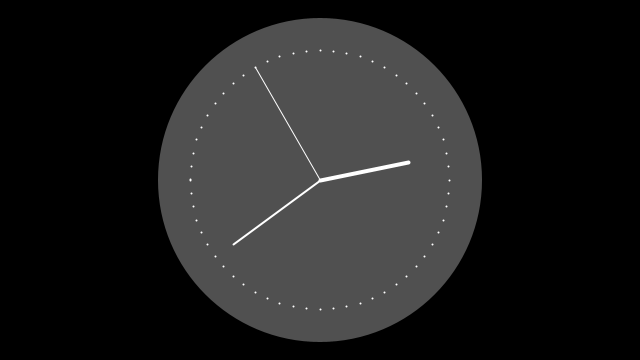
Frame 1 (no input)
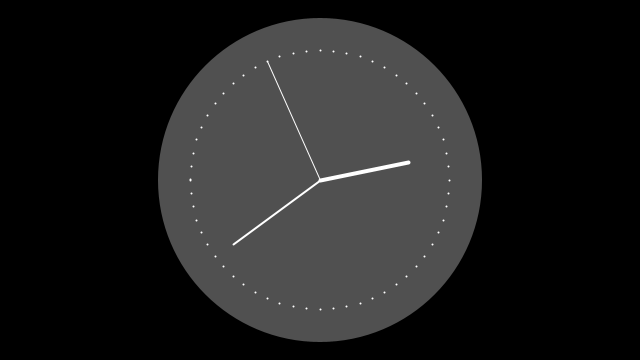
Frame 60 (the mouse pressed at the canvas centre just before this capture)
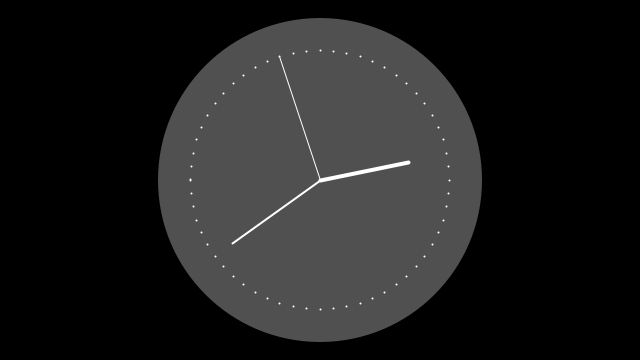
Frame 120 (the mouse held since frame 60 and released just before this capture)

The Processing sketch that drew these frames (run headless with seeded random() and noise(); from frame 60 on, the mouse is pressed at the canvas centre):

// Processing sketch: processing_109609
// ── processing_109609.pde

/**
 * Clock. 
 * 
 * The current time can be read with the second(), minute(), 
 * and hour() functions. In this example, sin() and cos() values
 * are used to set the position of the hands.
 */

int cx, cy;
float secondsRadius;
float minutesRadius;
float hoursRadius;
float clockDiameter;

void setup() {
  size(640, 360);
  stroke(255);
  
  int radius = min(width, height) / 2;
  secondsRadius = radius * 0.72;
  minutesRadius = radius * 0.60;
  hoursRadius = radius * 0.50;
  clockDiameter = radius * 1.8;
  
  cx = width / 2;
  cy = height / 2;
}

void draw() {
  background(0);
  
  // Draw the clock background
  fill(80);
  noStroke();
  ellipse(cx, cy, clockDiameter, clockDiameter);
  
  // Angles for sin() and cos() start at 3 o'clock;
  // subtract HALF_PI to make them start at the top
  float s = map(second(), 0, 60, 0, TWO_PI) - HALF_PI;
  float m = map(minute() + norm(second(), 0, 60), 0, 60, 0, TWO_PI) - HALF_PI; 
  float h = map(hour() + norm(minute(), 0, 60), 0, 24, 0, TWO_PI * 2) - HALF_PI;
  
  // Draw the hands of the clock
  stroke(255);
  strokeWeight(1);
  line(cx, cy, cx + cos(s) * secondsRadius, cy + sin(s) * secondsRadius);
  strokeWeight(2);
  line(cx, cy, cx + cos(m) * minutesRadius, cy + sin(m) * minutesRadius);
  strokeWeight(4);
  line(cx, cy, cx + cos(h) * hoursRadius, cy + sin(h) * hoursRadius);
  
  // Draw the minute ticks
  strokeWeight(2);
  beginShape(POINTS);
  for (int a = 0; a < 360; a+=6) {
    float angle = radians(a);
    float x = cx + cos(angle) * secondsRadius;
    float y = cy + sin(angle) * secondsRadius;
    vertex(x, y);
  }
  endShape();
}
